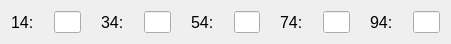
    <widget class="QWidget" name="layoutWidget_33">
     <property name="geometry">
      <rect>
       <x>10</x>
       <y>440</y>
       <width>451</width>
       <height>29</height>
      </rect>
     </property>
     <layout class="QHBoxLayout" name="MemoryRow14">
      <property name="spacing">
       <number>20</number>
      </property>
      <item>
       <layout class="QHBoxLayout" name="horizontalLayout_209">
        <item>
         <widget class="QLabel" name="label_281">
          <property name="font">
           <font>
            <pointsize>12</pointsize>
           </font>
          </property>
          <property name="text">
           <string>14:</string>
          </property>
         </widget>
        </item>
        <item>
         <widget class="QLineEdit" name="memLineEdit14">
          <property name="maxLength">
           <number>4</number>
          </property>
         </widget>
        </item>
       </layout>
      </item>
      <item>
       <layout class="QHBoxLayout" name="horizontalLayout_210">
        <item>
         <widget class="QLabel" name="label_282">
          <property name="font">
           <font>
            <pointsize>12</pointsize>
           </font>
          </property>
          <property name="text">
           <string>34:</string>
          </property>
         </widget>
        </item>
        <item>
         <widget class="QLineEdit" name="memLineEdit34">
          <property name="maxLength">
           <number>4</number>
          </property>
         </widget>
        </item>
       </layout>
      </item>
      <item>
       <layout class="QHBoxLayout" name="horizontalLayout_211">
        <item>
         <widget class="QLabel" name="label_283">
          <property name="font">
           <font>
            <pointsize>12</pointsize>
           </font>
          </property>
          <property name="text">
           <string>54:</string>
          </property>
         </widget>
        </item>
        <item>
         <widget class="QLineEdit" name="memLineEdit54">
          <property name="maxLength">
           <number>4</number>
          </property>
         </widget>
        </item>
       </layout>
      </item>
      <item>
       <layout class="QHBoxLayout" name="horizontalLayout_212">
        <item>
         <widget class="QLabel" name="label_284">
          <property name="font">
           <font>
            <pointsize>12</pointsize>
           </font>
          </property>
          <property name="text">
           <string>74:</string>
          </property>
         </widget>
        </item>
        <item>
         <widget class="QLineEdit" name="memLineEdit74">
          <property name="maxLength">
           <number>4</number>
          </property>
         </widget>
        </item>
       </layout>
      </item>
      <item>
       <layout class="QHBoxLayout" name="horizontalLayout_213">
        <item>
         <widget class="QLabel" name="label_285">
          <property name="font">
           <font>
            <pointsize>12</pointsize>
           </font>
          </property>
          <property name="text">
           <string>94:</string>
          </property>
         </widget>
        </item>
        <item>
         <widget class="QLineEdit" name="memLineEdit94">
          <property name="maxLength">
           <number>4</number>
          </property>
         </widget>
        </item>
       </layout>
      </item>
     </layout>
    </widget>
